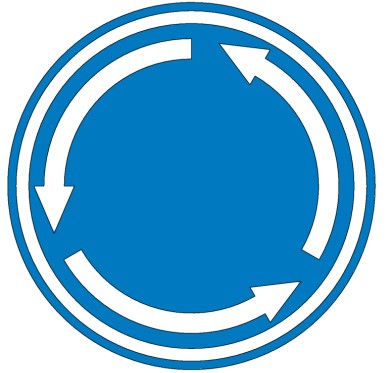
#> input picture Señales_transito/turnaround.jpg, 386 x 373 px, given in place of the camera
$ python Tarea_Signal_Identification.py
#> lines starting #> are read from the running program, lines starting #| are printed output that depends on the picture; after the words box and inside, x2 and y2 are one past the last pixel; in counts of white or black regions, pixels touching at a corner belong together
#> further down, frame is the input picture: shape (373, 386, 3); mean B, G, R 216, 179.3, 116.5
import cv2
import numpy as np

def detectar_forma(contorno):
    peri = cv2.arcLength(contorno, True)
    approx = cv2.approxPolyDP(contorno, 0.04 * peri, True)
    vertices = len(approx)

    # Clasificar la forma según el número de vértices
    if vertices == 3:
        sorted_vertices = sorted(approx, key=lambda x: x[0][1])
        if sorted_vertices[0][0][1] < sorted_vertices[1][0][1] and sorted_vertices[0][0][1] < sorted_vertices[2][0][1]:
            return "Triángulo Normal"
        else:
            return "Triángulo Invertido"
    elif vertices == 8:
        return "Octágono"
    elif vertices > 8:
        return "Círculo"
    else:
        return "Indefinido"

def detectar_senales(imagen, referencias):
    gris = cv2.cvtColor(imagen, cv2.COLOR_BGR2GRAY)
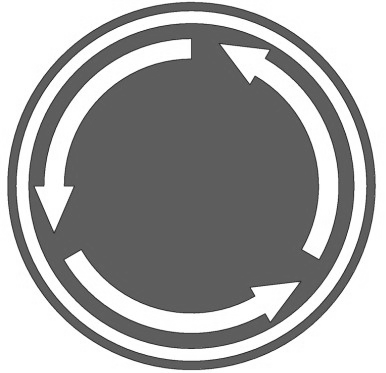
#> gris: shape (373, 386); min 36, max 255, mean 164.7

    # Detectar características SIFT en la imagen de la cámara
    sift = cv2.SIFT_create()
    kp, des = sift.detectAndCompute(gris, None)
#> kp = 70 keypoints; strongest (x, y, size): (181, 49, 14.3), (78, 263, 14.1), (315, 244, 14.6), (79, 264, 14.5)

    if des is None or len(des) == 0:
        return imagen, None

    # Configuración del match
    index_params = dict(algorithm=1, trees=5)
    search_params = dict(checks=50)
    flann = cv2.FlannBasedMatcher(index_params, search_params)
    num_coincidencias = []

    # Encontrar coincidencias entre los keypoints de la cámara y las imágenes de referencia
    for kp_ref, des_ref in referencias:
        matches = flann.knnMatch(des_ref, des, k=2)

        good_matches = []
        for m, n in matches:
            if m.distance < 0.7 * n.distance:
                good_matches.append(m)

        num_coincidencias.append(len(good_matches))

    indice_max_coincidencias = np.argmax(num_coincidencias)

    if num_coincidencias[indice_max_coincidencias] >= 10:
        mejor_indice = indice_max_coincidencias
    else:
        mejor_indice = None

    # Detectar contornos
    _, umbral = cv2.threshold(gris, 240, 255, cv2.THRESH_BINARY)
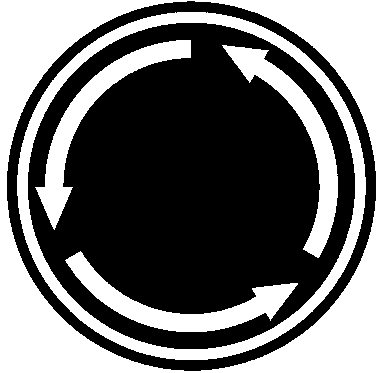
#> umbral: shape (373, 386); 43.6% white; 5 white regions
    contornos, _ = cv2.findContours(umbral, cv2.RETR_TREE, cv2.CHAIN_APPROX_SIMPLE)
#> contornos = 7 contours; box (x1, y1, x2, y2) and area: (0, 0, 386, 373) 143220, (6, 0, 377, 372) 107598, (17, 12, 366, 360) 94948, (27, 22, 356, 350) 84397, (35, 40, 191, 230) 4549, (65, 251, 298, 332) 4544, (222, 45, 338, 258) 4540

    for contorno in contornos:
        forma = detectar_forma(contorno)
        if forma in ["Triángulo Normal", "Triángulo Invertido", "Octágono", "Círculo"]:
            cv2.drawContours(imagen, [contorno], -1, (0, 255, 0), 2)
            x, y, w, h = cv2.boundingRect(contorno)

            # Regresar imagen y mejor índice si se detecta una forma válida
            return imagen, mejor_indice
#> this loop made 2 passes
#> (peri in detectar_forma, vertices in detectar_forma, forma, x, y, w, h) on pass 2: (1227.2, 8, 'Octágono', 6, 0, 371, 372)
#> (peri in detectar_forma, approx in detectar_forma, vertices in detectar_forma, forma) on pass 1: (1514, [[0, 0], [0, 372], [385, 372], [385, 0]], 4, 'Indefinido')
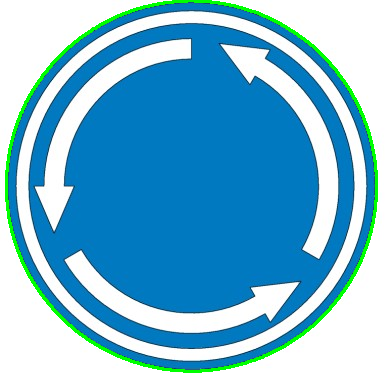
#> imagen: shape (373, 386, 3); 2.78% of pixels changed, all inside (x1, y1, x2, y2) = (5, 0, 378, 373)

    # Si no se detecta ninguna forma válida
    return imagen, mejor_indice

# Lista de nombres de archivos de imágenes de referencia
nombres_archivos = ["stop", "giveaway", "straigth", "turnaround", "turnleft", "turnright", "workinprogress"]

referencias = []

# Iterar sobre los nombres de archivos y cargar las imágenes de referencia
for nombre in nombres_archivos:
    ruta_imagen = f"{nombre}.jpg"
    ref_img = cv2.imread(ruta_imagen, 0)

    if ref_img is None:
        print(f"No se pudo leer la imagen: {ruta_imagen}")
        continue

    # Detectar características SIFT en la imagen de referencia
    sift = cv2.SIFT_create()
    ref_kp, ref_des = sift.detectAndCompute(ref_img, None)

    if ref_des is None:
        print(f"No se encontró referencia: {ruta_imagen}")
        continue

    referencias.append((ref_kp, ref_des))

if len(referencias) == 0:
    print("No se han cargado correctamente las imágenes de referencia")
else:
    print("Se han cargado correctamente las imágenes de referencia")

cap = cv2.VideoCapture(0)

while True:
    ret, frame = cap.read()
    if not ret:
        break

    frame, indice_senal_detectada = detectar_senales(frame, referencias)

    if indice_senal_detectada is not None:
        nombres_senales = ["Stop", "Giveaway", "Straigth", "Turnaround", "Turn Left", "Turn Right", "Work in Progress"]
        nombre_senal = nombres_senales[indice_senal_detectada]
        cv2.putText(frame, nombre_senal, (50, 50), cv2.FONT_HERSHEY_SIMPLEX, 1, (0, 255, 0), 2)
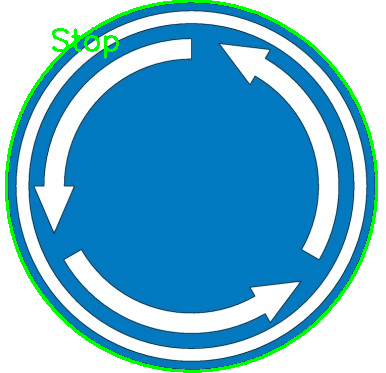
#> frame: shape (373, 386, 3); 0.36% of pixels changed, all inside (x1, y1, x2, y2) = (52, 28, 119, 59)

    cv2.imshow('Detector de Señales de Tránsito', frame)

    if cv2.waitKey(1) & 0xFF == ord('q'):
#> (key q is pressed here)
        break

cap.release()
cv2.destroyAllWindows()
